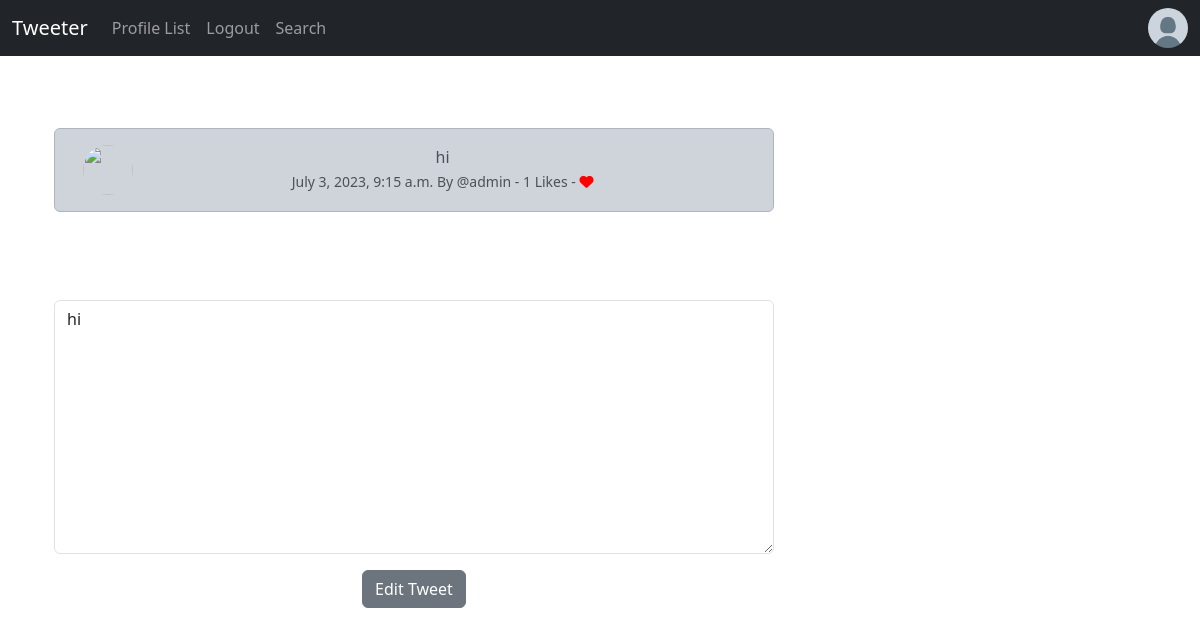
Screenshot of /edit/4/ (signed in) with the database file from the repository.
### tweeter/models.py (models this page shows, shortened)
class Tweet(models.Model):
    user = models.ForeignKey(User, related_name="tweets", on_delete=models.CASCADE)
    body = models.CharField(max_length=280)
    created_at = models.DateTimeField(auto_now_add=True)
    likes = models.ManyToManyField(User, related_name="tweet_likes", blank=True)
    comments = models.ManyToManyField("Comment", related_name="tweet_comments", blank=True)
    text = models.CharField(max_length=280, default='')
    def number_of_likes(self):
        return self.likes.count()

### tweeter/views.py (the view, shortened to what this page needs)
# urls.py: path('edit/<int:pk>/', TweetEditView.as_view(), name='edit_tweet'),
class TweetEditView(LoginRequiredMixin, UserPassesTestMixin, UpdateView):
    model = Tweet
    form_class = TweetForm
    template_name = 'edit_tweet.html'
    def test_func(self):
        tweet = self.get_object()
        return self.request.user == tweet.user

### tweeter/forms.py
class TweetForm(forms.ModelForm):
    body = forms.CharField(
        required=True,
        widget=forms.widgets.Textarea(
            attrs={
                "placeholder": "Enter Your Tweet! ",
                "class": "form-control",
            }
        ),
        label="",
    )
    def __init__(self, *args, **kwargs):
        user_profile = kwargs.pop('userprofile', None)
        admin_profile = kwargs.pop('adminprofile', None)
        super().__init__(*args, **kwargs)
        if user_profile:
            self.fields['body'].widget.attrs.update({'placeholder': 'What\'s happening?'})
        elif admin_profile:
            self.fields['body'].widget.attrs.update({'placeholder': 'Post an announcement'})
    class Meta:
        model = Tweet
        fields = ('body',)
        widgets = {
            'body': forms.Textarea(attrs={'rows': 3}),
        }

### tweeter/templates/edit_tweet.html (shortened to what this page needs)
{% extends 'base.html' %}
{% load static %}
{% block content %}
    <div class="container text-center">
        <div class="row">
            <div class="col-8">
<br/>
        <div class="alert alert-dark" role="alert">
<div class="container">
    <div class="row">
        <div class="col-1">
            {% if Tweet.user.profile.profile_img %}
            <img src="{{ Tweet.user.rofile.profile_image.url }}"
            width="50px" height"50" class="rounded-circle ">
            {% else %}
            <img style="width: 50px; height: 50px; border-radius: 50% ;"
            src="{{ profile.profile_image.url  }}">
            {% endif %}
        </div>
        <div class="col-11">
            {{ tweet.body }}<br/>
            <small class="text-muted">
                {{ tweet.created_at}} By
                @{{tweet.user.username}}
                - {{ tweet.number_of_likes }} Likes -
                {% if user in tweet.likes.all  %}
                <a href="{% url 'tweet_like' tweet.id %}">
                 <i class="fa-solid fa-heart" style="color:red;"></i>
                </a>
                {% else %}
                <a href="{% url 'tweet_like' tweet.id %}">
                 <i class="fa fa-heart-o" style="color:red;"></i>
                </a>
                {% endif %}
            </small>
        </div><br/><br/>
            </div>
        </div>
    </div>
    <br/><br/><br/>
{% if form %}
<form method = POST>
    {{ form.as_p }}
    <button type="submit" class="btn btn-secondary"> Edit Tweet</button>
</form>
{% endif %}
</div>
{% endblock %}

### rows the page displays
Tweet: body "hi", created_at "July 3, 2023, 9:15 a.m.", user.username "admin", number_of_likes "1"
